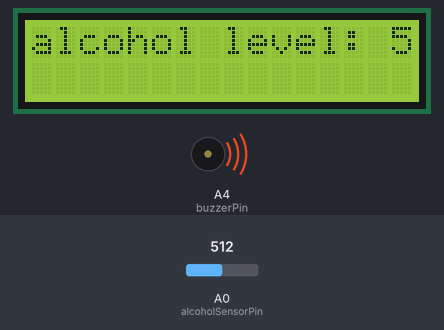
This sketch was run on a simulated Arduino Uno, built with avr-gcc and run on an emulated ATmega328P. Shown: 16×2 character LCD, buzzer (waves = sounding, pin HIGH). The test bench sets the inputs (shaded band); at power-on: A0 (alcoholSensorPin) = 512.

Above: at 0.96 s.
1.3 s: A0 (alcoholSensorPin) set to 221
At 5.4 s:
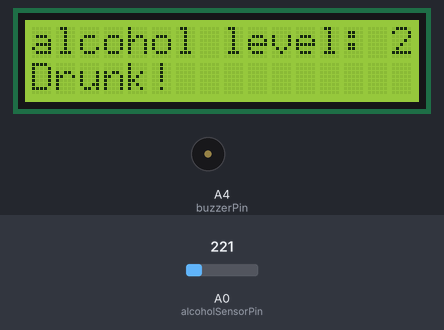
5.8 s: A0 (alcoholSensorPin) set to 197
At 7.4 s:
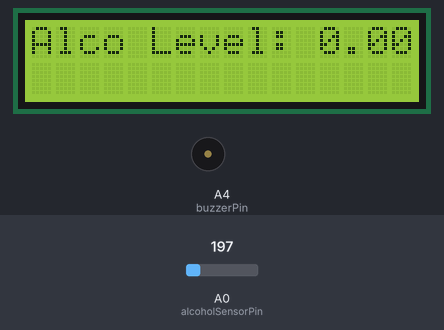
8.1 s: A0 (alcoholSensorPin) set to 306
At 8.99 s:
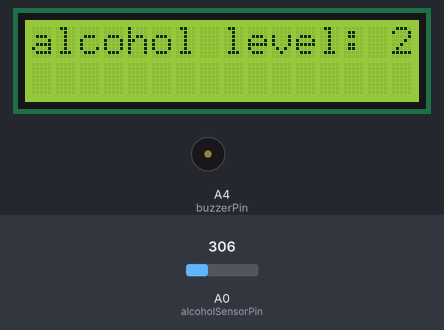
11.8 s: A0 (alcoholSensorPin) set to 511
At 14.2 s:
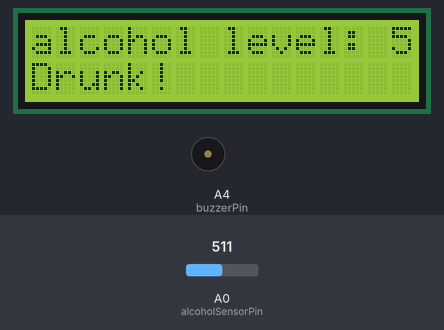
Timing chart, 0 to 15.7 s (numbered marks = the images above; inputs shaded):
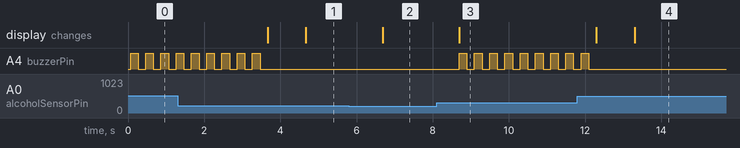

Measured:
- the behaviour switches between 205 and 204 on A0 (alcoholSensorPin) (found by bisection; images 1 and 2)
- after the input at 1.3 s, the display: first differs from a run without the input after 3.4 s (image 1)
- after the input at 5.8 s, the display: changes after 0.88 s (image 2)
- after the input at 8.1 s, A4 (buzzerPin): alternates HIGH for 0.20 s and LOW for 0.20 s, starting after 0.60 s; the display: changes after 0.60 s (image 3)
- after the input at 11.8 s, the display: first differs from a run without the input after 1.5 s (image 4)
- by itself, A4 (buzzerPin): alternates HIGH for 0.20 s and LOW for 0.20 s, 11 changes in all, then stays LOW

The sketch:

alcohol_detected_new_18.1.24.ino
```cpp
#include<LiquidCrystal.h>

const int alcoholSensorPin = A0;  // Analog pin for MQ-135 sensor
const int buzzerPin = A4;
const int ledpin = 13;        // Digital pin for the buzzer

bool alcoholDetected = false;  // Flag to track if alcohol is detected

LiquidCrystal lcd(12, 11, 5, 4, 3, 2);  // Pin configuration for the LCD

void setup() {
  lcd.begin(16, 2);  // Initialize the LCD
  pinMode(alcoholSensorPin, INPUT);
  pinMode(buzzerPin, OUTPUT);
}

void loop() {
  // Read alcohol sensor value
  int alcoholValue = analogRead(alcoholSensorPin);

  // Convert analog value to voltage
  float voltage = (alcoholValue / 1023.0) * 5.0;

  // Map the voltage to a percentage (adjust the mapping as needed)
  float alcoholPercentage = map(voltage, 0.5, 4.0, 0, 100);
  alcoholPercentage = constrain(alcoholPercentage, 0, 100);  // Ensure the value is within 0-100%

  // Print alcohol level to LCD
  //lcd.clear();
  lcd.setCursor(0, 0);
  lcd.print("alcohol level: ");
  lcd.print(alcoholPercentage);
  lcd.print("%");

  // Check if alcohol level is above a certain threshold (adjust as needed)
  if (alcoholPercentage >5.0&& !alcoholDetected) {
    // If alcohol is detected and not previously detected, beep the buzzer once
    beepBuzzer(9);

    alcoholDetected = true;  // Set the flag to true to avoid repeated beeping
    // Print drunk message to LCD
    lcd.setCursor(0, 1);
    lcd.print("Drunk!");
  }
  else if (alcoholPercentage <= 5.0) {
    // If alcohol is not detected, reset the flag
    alcoholDetected = false;
    lcd.clear();
    lcd.setCursor(0, 0);
  lcd.print("Alco Level: ");
  lcd.print(alcoholPercentage);
  lcd.print("%");
     lcd.setCursor(0, 1);
    lcd.print("       ");
  }

  delay(1000);  // Adjust the delay as needed
}

// Function to produce beep patterns
void beepBuzzer(int beeps) {
  for (int i = 0; i < beeps; i++) {
    digitalWrite(buzzerPin, HIGH);
    delay(200);  // Adjust the duration of the beep
    digitalWrite(buzzerPin, LOW);
    delay(200);  // Adjust the duration of silence between beeps
  }
}
```
